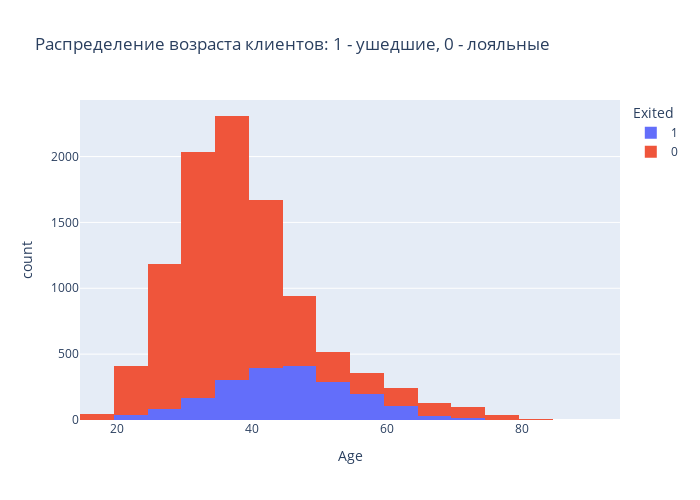
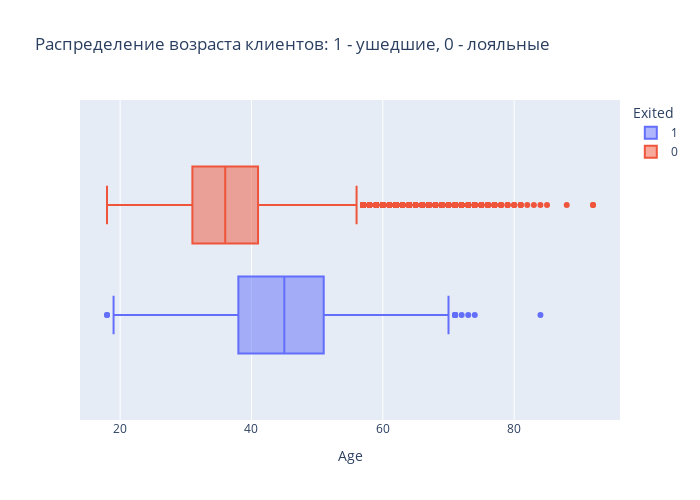

These figures' notebook cell, in order:
### Markdown cell above
те кто ушел баланс был небольшой

### Code cell
fig1 = px.histogram(
    data_frame=churn_data,
    x='Age', #ось абсцисс
    color='Exited',
    height=500, #высота
    width=700, #ширина
    histfunc='count',
    title='Распределение возраста клиентов: 1 - ушедшие, 0 - лояльные', 
    nbins = 25
)

fig2 = px.box(
    data_frame=churn_data,
    x='Age', #ось абсцисс
    color='Exited',
    height=500, #высота
    width=700, #ширина
    title='Распределение возраста клиентов: 1 - ушедшие, 0 - лояльные', 
)
fig1.show()
fig2.show()

### Figure 1 — Plotly figure (JSON) as saved in the notebook; plotly's stock layout.template omitted (floating-point values rounded to 4 significant figures; data arrays with more than 128 entries replaced by an {"elided": "..."} marker saying what was removed)
{"data": [{"alignmentgroup": "True", "bingroup": "x", "histfunc": "count", "hovertemplate": "Exited=1<br>Age=%{x}<br>count=%{y}<extra></extra>", "legendgroup": "1", "marker": {"color": "#636efa", "pattern": {"shape": ""}}, "name": "1", "nbinsx": 25, "offsetgroup": "1", "orientation": "v", "showlegend": true, "type": "histogram", "x": {"elided": "2037 int values"}, "xaxis": "x", "yaxis": "y"}, {"alignmentgroup": "True", "bingroup": "x", "histfunc": "count", "hovertemplate": "Exited=0<br>Age=%{x}<br>count=%{y}<extra></extra>", "legendgroup": "0", "marker": {"color": "#EF553B", "pattern": {"shape": ""}}, "name": "0", "nbinsx": 25, "offsetgroup": "0", "orientation": "v", "showlegend": true, "type": "histogram", "x": {"elided": "7963 int values"}, "xaxis": "x", "yaxis": "y"}], "layout": {"barmode": "relative", "height": 500, "legend": {"title": {"text": "Exited"}, "tracegroupgap": 0}, "title": {"text": "Распределение возраста клиентов: 1 - ушедшие, 0 - лояльные"}, "width": 700, "xaxis": {"anchor": "y", "domain": [0, 1], "title": {"text": "Age"}}, "yaxis": {"anchor": "x", "domain": [0, 1], "title": {"text": "count"}}}}

### Figure 2 — Plotly figure (JSON) as saved in the notebook; plotly's stock layout.template omitted (floating-point values rounded to 4 significant figures; data arrays with more than 128 entries replaced by an {"elided": "..."} marker saying what was removed)
{"data": [{"alignmentgroup": "True", "hovertemplate": "Exited=1<br>Age=%{x}<extra></extra>", "legendgroup": "1", "marker": {"color": "#636efa"}, "name": "1", "notched": false, "offsetgroup": "1", "orientation": "h", "showlegend": true, "type": "box", "x": {"elided": "2037 int values"}, "x0": " ", "xaxis": "x", "y0": " ", "yaxis": "y"}, {"alignmentgroup": "True", "hovertemplate": "Exited=0<br>Age=%{x}<extra></extra>", "legendgroup": "0", "marker": {"color": "#EF553B"}, "name": "0", "notched": false, "offsetgroup": "0", "orientation": "h", "showlegend": true, "type": "box", "x": {"elided": "7963 int values"}, "x0": " ", "xaxis": "x", "y0": " ", "yaxis": "y"}], "layout": {"boxmode": "group", "height": 500, "legend": {"title": {"text": "Exited"}, "tracegroupgap": 0}, "title": {"text": "Распределение возраста клиентов: 1 - ушедшие, 0 - лояльные"}, "width": 700, "xaxis": {"anchor": "y", "domain": [0, 1], "title": {"text": "Age"}}, "yaxis": {"anchor": "x", "domain": [0, 1]}}}
